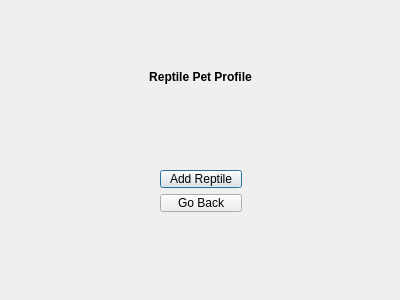
<?xml version="1.0" encoding="UTF-8"?>
<ui version="4.0">
 <class>PPReptile</class>
 <widget class="QDialog" name="PPReptile">
  <property name="geometry">
   <rect>
    <x>0</x>
    <y>0</y>
    <width>400</width>
    <height>300</height>
   </rect>
  </property>
  <property name="windowTitle">
   <string>Dialog</string>
  </property>
  <widget class="QWidget" name="formLayoutWidget">
   <property name="geometry">
    <rect>
     <x>70</x>
     <y>70</y>
     <width>261</width>
     <height>91</height>
    </rect>
   </property>
   <layout class="QFormLayout" name="formLayout">
    <item row="0" column="0" colspan="2">
     <widget class="QLabel" name="label">
      <property name="font">
       <font>
        <bold>true</bold>
       </font>
      </property>
      <property name="autoFillBackground">
       <bool>true</bool>
      </property>
      <property name="frameShape">
       <enum>QFrame::Shape::NoFrame</enum>
      </property>
      <property name="text">
       <string>Reptile Pet Profile</string>
      </property>
      <property name="textFormat">
       <enum>Qt::TextFormat::AutoText</enum>
      </property>
      <property name="alignment">
       <set>Qt::AlignmentFlag::AlignCenter</set>
      </property>
     </widget>
    </item>
   </layout>
  </widget>
  <widget class="QWidget" name="layoutWidget">
   <property name="geometry">
    <rect>
     <x>160</x>
     <y>170</y>
     <width>82</width>
     <height>42</height>
    </rect>
   </property>
   <layout class="QVBoxLayout" name="verticalLayout">
    <item>
     <widget class="QPushButton" name="btnAddPet">
      <property name="autoFillBackground">
       <bool>false</bool>
      </property>
      <property name="text">
       <string>Add Reptile</string>
      </property>
     </widget>
    </item>
    <item>
     <widget class="QPushButton" name="btnGoBack">
      <property name="maximumSize">
       <size>
        <width>230</width>
        <height>18</height>
       </size>
      </property>
      <property name="text">
       <string>Go Back</string>
      </property>
     </widget>
    </item>
   </layout>
  </widget>
 </widget>
 <resources/>
 <connections/>
</ui>
